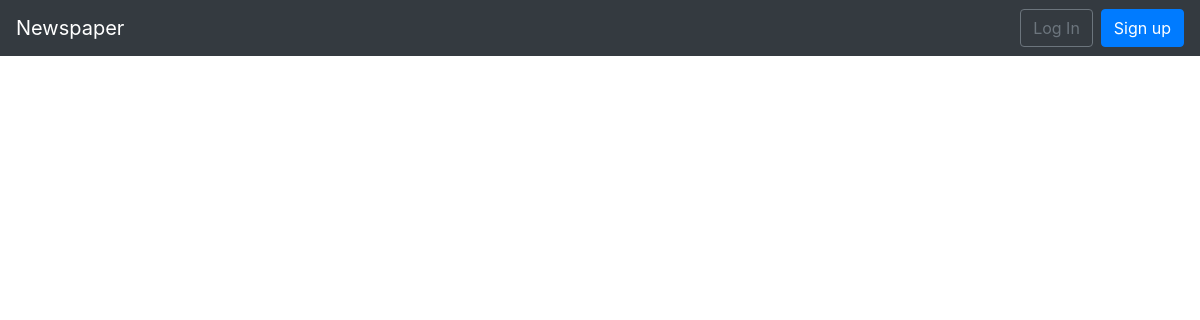
The page /articles/ on the database as committed earlier.
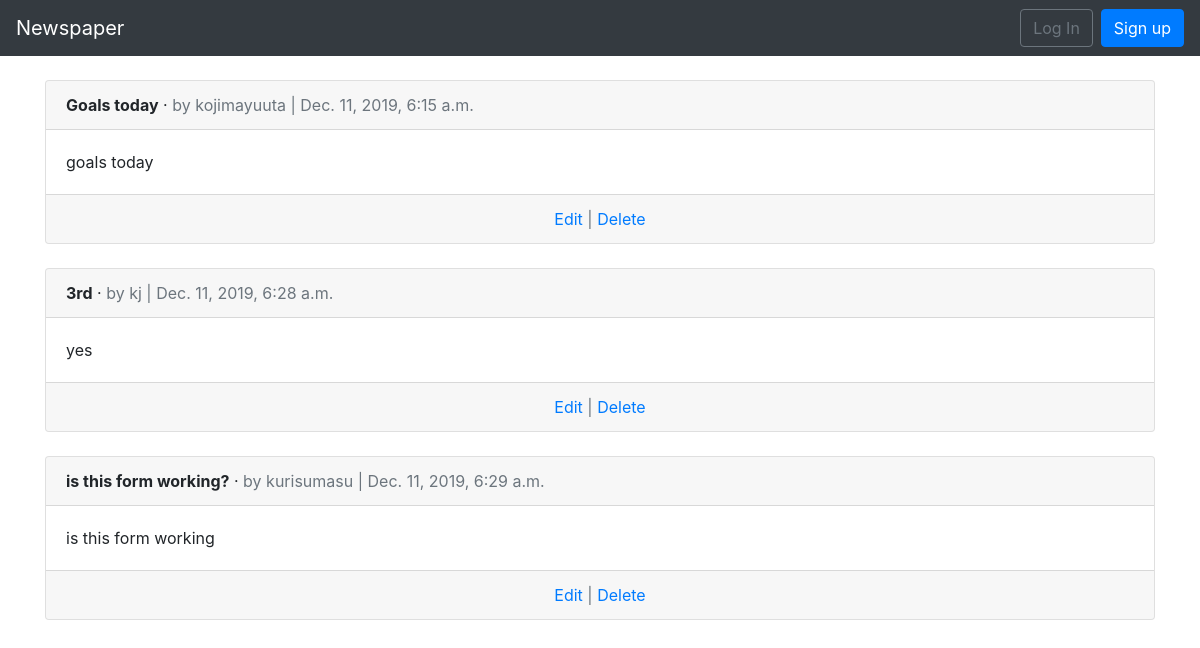
The same page on the database as committed later.
### articles/models.py (models this page shows, shortened)
class Article(models.Model):
    title = models.CharField(max_length=255)
    body = models.TextField()
    date = models.DateTimeField(auto_now_add=True)
    author = models.ForeignKey(get_user_model(),on_delete=models.CASCADE,)

### users/models.py (models this page shows)
class CustomUser(AbstractUser):
    age = models.PositiveIntegerField(null=True, blank=True)

### articles/views.py (the view)
# urls.py: path('', ArticleListView.as_view(), name='article_list'),
class ArticleListView(ListView):
    model = Article
    template_name = 'article_list.html'

### templates/article_list.html (shortened to what this page needs)
{% extends 'base.html' %}
{% block content %}
  {% for article in object_list %}
    <div class="card">
      <div class="card-header">
        <span class="font-weight-bold">{{ article.title }}</span> &middot;
        <span class="text-muted">by {{ article.author }} |
        {{ article.date }}</span>
      </div>
      <div class="card-body">
        {{ article.body }}
      </div>
      <div class="card-footer text-center text-muted">
        <a href="{% url 'article_edit' %}">Edit</a> | <a href="{% url 'article_delete' article.pk %}">Delete</a>
      </div>
    </div>
    <br />
  {% endfor %}
{% endblock content %}

### templates/base.html (shortened to what this page needs)
<!doctype html>
<html lang="en">
  <head>
    <link rel="stylesheet"
    href="https://stackpath.bootstrapcdn.com/bootstrap/4.1.3/css/bootstrap.min.css"
>
  </head>
  <body>
    <nav class="navbar navbar-expand-md navbar-dark bg-dark mb-4">
      <a class="navbar-brand" href="{% url 'home' %}">Newspaper</a>
      <div class="collapse navbar-collapse" id="navbarCollapse">
        {% if user.is_authenticated %}
          <ul class="navbar-nav ml-auto">
            <li class="nav-item">
              <a class="nav-link dropdown-toggle" href="#" id="userMenu"
                data-toggle="dropdown" aria-haspopup="true"
                aria-expanded="false">
                {{ user.username }}
              </a>
              <div class="dropdown-menu dropdown-menu-right"
                aria-labelledby="userMenu">
                <a class="dropdown-item"
                href="{% url 'password_change'%}">Change password</a>
                <div class="dropdown-divider"></div>
                  <a class="dropdown-item" href="{% url 'logout' %}">
                Log Out</a>
              </div>
            </li>
          </ul>
        {% else %}
          <form class="form-inline ml-auto">
            <a href="{% url 'login' %}" class="btn btn-outline-secondary">
            Log In</a>
            <a href="{% url 'signup' %}" class="btn btn-primary ml-2">
            Sign up</a>
          </form>
        {% endif %}
      </div>
    </nav>
    <div class="container">
      {% block content %}
      {% endblock content %}
    </div>
  </body>
</html>

Rows that differ between the two databases and show on the page:
added Article: title "Goals today", author "kojimayuuta", date "Dec. 11, 2019, 6:15 a.m.", body "goals today"
added Article: title "3rd", author "kj", date "Dec. 11, 2019, 6:28 a.m.", body "yes"
added Article: title "is this form working?", author "kurisumasu", date "Dec. 11, 2019, 6:29 a.m.", body "is this form working"
